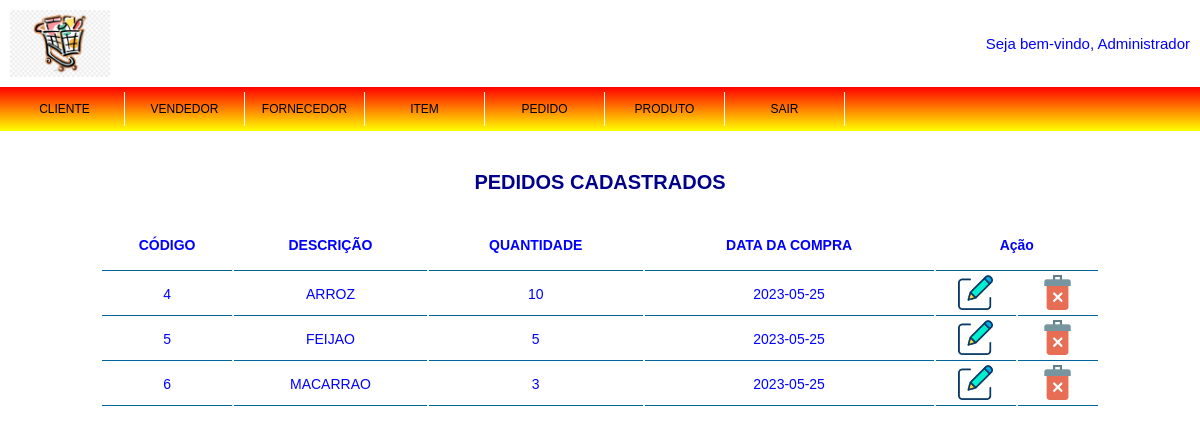
Screenshot of /admin/pedido/exibir.php (signed in) with the database file from the repository.
### tables this page shows
CREATE TABLE `pedido` (
  `codigo_pedido` int(11) NOT NULL,
  `codigo_cliente` int(11) NOT NULL,
  `codigo_vendedor` int(11) NOT NULL,
  `descricao` varchar(50) NOT NULL,
  `quantidade` int(11) NOT NULL,
  `data_compra` date NOT NULL
);

### admin/pedido/exibir.php (the view)
<?php require('../topo_admin.php');
	require('../../conexao.php');
	$select_pedido = mysqli_query($conexao, "SELECT * FROM pedido ORDER BY codigo_pedido ASC");
		if (mysqli_num_rows($select_pedido) > 0) {
			$dados_pedido = mysqli_fetch_assoc($select_pedido);
		} else {
			echo "<script> alert ('NÃO EXISTEM PEDIDOS CADASTRADOS!');</script>";
			echo "<script> window.location.href='$url_admin/pedido';</script>";
		}
?>
		<div class="estila_tabela">
			<div><h1>PEDIDOS CADASTRADOS</h1></div>
				<table>
					<tr class="tabela_cabecalho">
						<td>CÓDIGO</td>
						<td>DESCRIÇÃO</td>
						<td>QUANTIDADE</td>
						<td>DATA DA COMPRA</td>
						<td colspan="2">Ação</td>
					</tr>
				<?php do{
					?>
					<tr>
						<td><?php echo $dados_pedido['codigo_pedido'];?></td>
						<td><?php echo $dados_pedido['descricao'];?></td>
						<td><?php echo $dados_pedido['quantidade'];?></td>
						<td><?php echo $dados_pedido['data_compra'];?></td>
						<td>
							<a href="editar.php?codigo_pedido=<?php echo $dados_pedido['codigo_pedido'];?>">
								<img src="../../img/editar.png" class="botao_acao" title="Editar">
							</a>
						</td>
						<td>
							<a href="javascript:func()" onclick="confirmar_exclusao('<?php echo $dados_pedido['codigo_pedido'];?>')">
								<img src="../../img/excluir.png" class="botao_acao" title="Excluir">
							</a>
						</td>
					</tr>
				<?php }while ($dados_pedido = mysqli_fetch_assoc($select_pedido));?>
				</table>
		</div>
</body>
</html>

### css/estilo.css (style rules this page uses)
* { margin: 0; padding: 0; font-family: Arial, Helvetica, sans-serif; color: blue; }
html { font-size: 62.5%; }
h1 { font-size: 4rem; margin-bottom: 2.5rem; color: #00008B; text-align: center; }
.estila_tabela { width: 1000px; margin: 4rem auto; }
.estila_tabela > div > h1 { font-size: 2rem; }
table { width: 100%; }
.tabela_cabecalho { font-weight: 600; height: 5rem; }
td { font-size: 1.4rem; border-bottom: 1px solid #069; text-align: center; }
.botao_acao { width: 35px; clienter:pointer; margin-top: 0.2rem; margin-bottom: 0.2rem; }

### rows the page displays
pedido: codigo_pedido "4", descricao "ARROZ", quantidade "10", data_compra "2023-05-25"
pedido: codigo_pedido "5", descricao "FEIJAO", quantidade "5", data_compra "2023-05-25"
pedido: codigo_pedido "6", descricao "MACARRAO", quantidade "3", data_compra "2023-05-25"

### other values shown
$_SESSION['nome_completo_login'] "Administrador"
